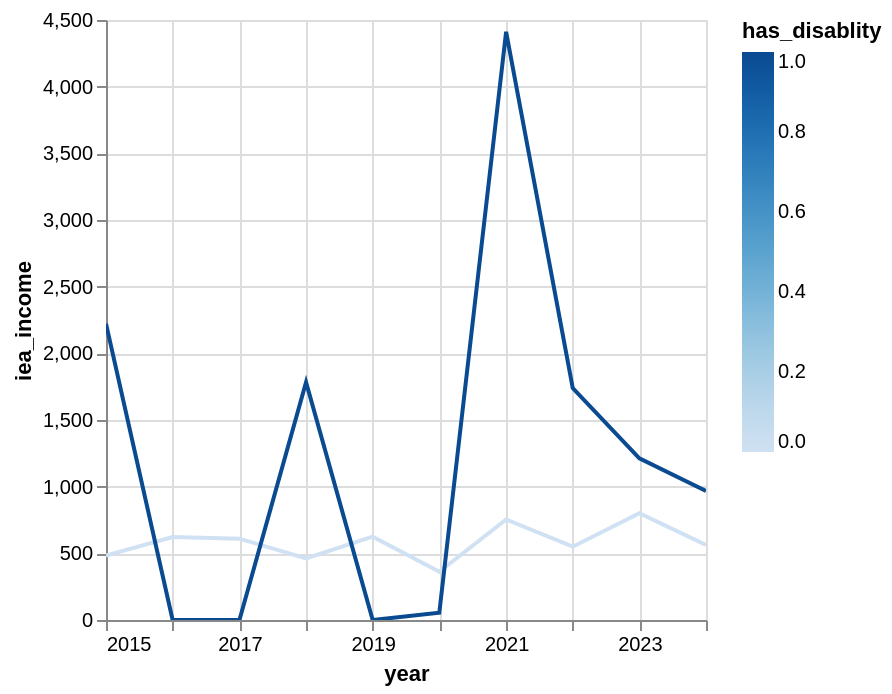

The notebook cell saved with this chart:
### Code cell
visualize('iea_income')

### Figure 1 — Vega-Lite specification as saved in the notebook (floating-point values rounded to 4 significant figures)
{"config": {"view": {"continuousWidth": 300, "continuousHeight": 300}}, "data": {"name": "data-bdc7d8164836d2ab4ec92fbb9aee3f1a"}, "mark": {"type": "line", "tooltip": true}, "encoding": {"color": {"field": "has_disablity", "type": "quantitative"}, "x": {"field": "year", "type": "temporal"}, "y": {"field": "iea_income", "type": "quantitative"}}, "params": [{"name": "param_1e9efca18e7a2868", "select": {"type": "interval", "encodings": ["x", "y"]}, "bind": "scales"}], "$schema": "https://vega.github.io/schema/vega-lite/v6.1.0.json", "datasets": {"data-bdc7d8164836d2ab4ec92fbb9aee3f1a": [{"year": "2024-01-01T00:00:00", "has_disablity": 0, "iea_income": 563.0}, {"year": "2018-01-01T00:00:00", "has_disablity": 0, "iea_income": 461.2}, {"year": "2021-01-01T00:00:00", "has_disablity": 1, "iea_income": 4412.0}, {"year": "2015-01-01T00:00:00", "has_disablity": 0, "iea_income": 483.7}, {"year": "2016-01-01T00:00:00", "has_disablity": 0, "iea_income": 622.4}, {"year": "2023-01-01T00:00:00", "has_disablity": 0, "iea_income": 800.7}, {"year": "2019-01-01T00:00:00", "has_disablity": 1, "iea_income": 0.0}, {"year": "2021-01-01T00:00:00", "has_disablity": 0, "iea_income": 753.7}, {"year": "2019-01-01T00:00:00", "has_disablity": 0, "iea_income": 624.7}, {"year": "2020-01-01T00:00:00", "has_disablity": 0, "iea_income": 362.2}, {"year": "2024-01-01T00:00:00", "has_disablity": 1, "iea_income": 967.7}, {"year": "2017-01-01T00:00:00", "has_disablity": 1, "iea_income": 0.0}, {"year": "2018-01-01T00:00:00", "has_disablity": 1, "iea_income": 1783.0}, {"year": "2023-01-01T00:00:00", "has_disablity": 1, "iea_income": 1212.0}, {"year": "2020-01-01T00:00:00", "has_disablity": 1, "iea_income": 54.55}, {"year": "2022-01-01T00:00:00", "has_disablity": 1, "iea_income": 1739.0}, {"year": "2017-01-01T00:00:00", "has_disablity": 0, "iea_income": 609.8}, {"year": "2016-01-01T00:00:00", "has_disablity": 1, "iea_income": 0.0}, {"year": "2022-01-01T00:00:00", "has_disablity": 0, "iea_income": 550.0}, {"year": "2015-01-01T00:00:00", "has_disablity": 1, "iea_income": 2222.0}]}}
